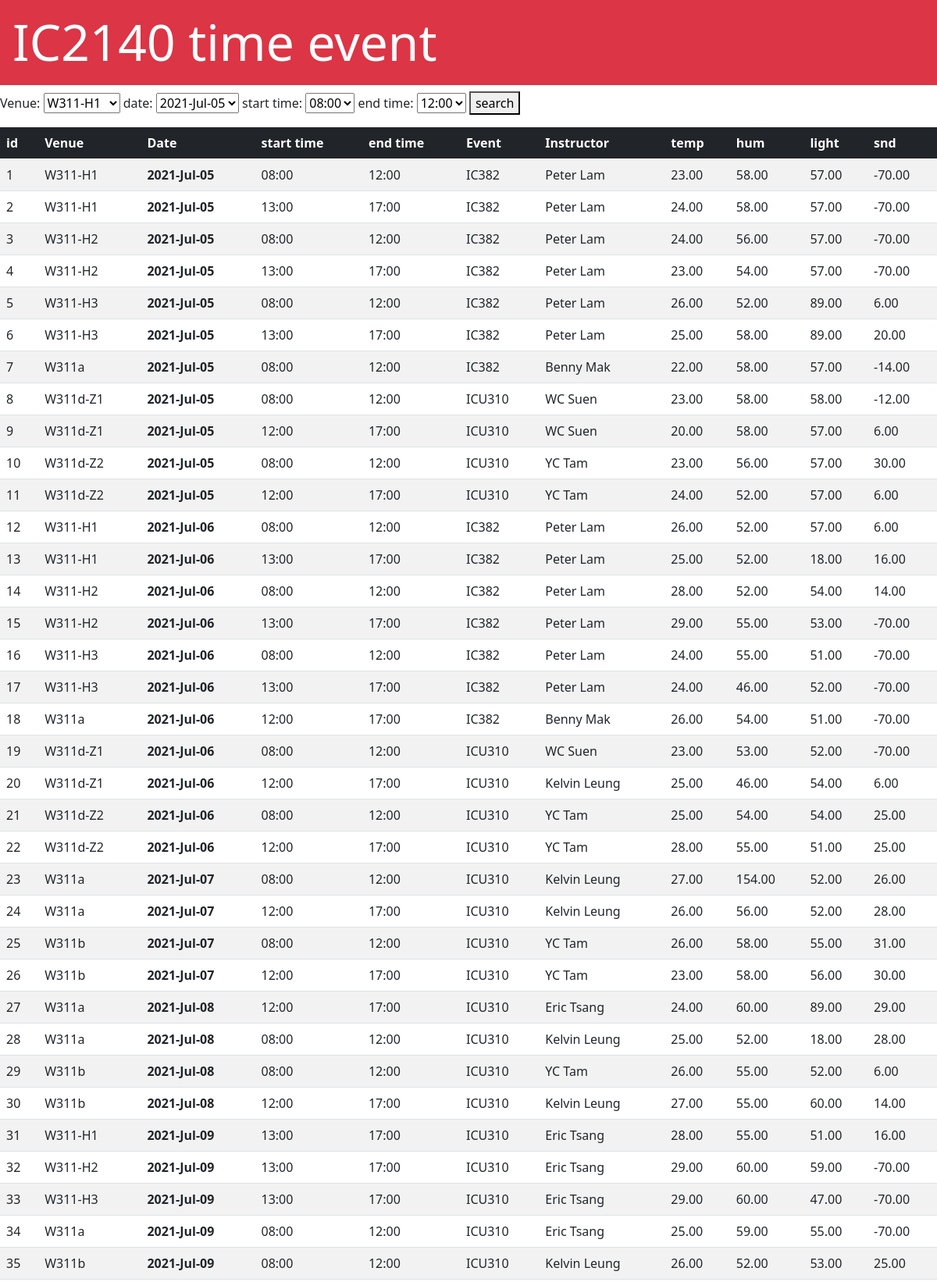
Screenshot of /timeevent/ (upper part) with the database file from the repository.
### iot/models.py (models this page shows, shortened)
class Venue_Event(models.Model):
    Venue = models.CharField(max_length = 10)
    Date = models.DateField()
    Timestart = models.TimeField()
    Timeend = models.TimeField()
    Event = models.CharField(max_length = 10)
    Instructor = models.CharField(max_length = 20)
    temp= models.DecimalField(decimal_places=2, max_digits=5)
    hum = models.DecimalField(decimal_places=2, max_digits=5)
    light= models.DecimalField(decimal_places=2, max_digits=5)
    snd=models.DecimalField(decimal_places=2, max_digits=5)

### timeevent/views.py (the view)
# urls.py: path('', views.index),
def index(request):
    iotevents = Event.objects.all()
    events = Venue_Event.objects.all() # date_created descending order
    venues = Venue_Event.objects.order_by().values('Venue').distinct()
    timestarts = Venue_Event.objects.order_by().values('Timestart').distinct()
    timeends= Venue_Event.objects.order_by().values('Timeend').distinct()
    dates = Venue_Event.objects.order_by().values('Date').distinct()
    context = {'events' : events,
    'venues': venues,
    'timestarts': timestarts,
    'timeends': timeends,
    'dates': dates,
    'iotevents' : iotevents,
    }
    return render(request, 'timeevent/index.html', context) # Pass the context to HTML template

### timeevent/templates/timeevent/index.html (shortened to what this page needs)
<!doctype html>
<HTML>
    <head>
        <link href="https://cdn.jsdelivr.net/npm/bootstrap@5.0.0/dist/css/bootstrap.mi
n.css" rel="stylesheet" integrity="sha384-
wEmeIV1mKuiNpC+IOBjI7aAzPcEZeedi5yW5f2yOq55WWLwNGmvvx4Um1vskeMj0" crossorigin=
"anonymous">
    </head>
    <body>
        <h1 class="display-3 p-3 mb-2 bg-danger text-white">IC2140 time event</h1>
        <p>
         Venue: <select name="venue" id="venue">
        {% for venue in venues %}
        <option >{{ venue.Venue }}</option>
        {% endfor %}
        </select>
        date: <select name="date" id="date">
            {% for date in dates %}
            <option >{{ date.Date|date:"Y-M-d"}}</option>
            {% endfor %}
            </select>
        start time: <select name="time_st" id="time_st">
            {% for timestart in timestarts %}
            <option >{{ timestart.Timestart|time:"H:i" }}</option>
            {% endfor %}
            </select>
            end time: <select name="time_ed" id="time_ed">
                {% for timeend in timeends %}
                <option >{{ timeend.Timeend|time:"H:i" }}</option>
                {% endfor %}
                </select>
        <button type="button" id = "search">search</button>
        </p>
        <table class="table table-striped table-hover">
        <thead class="table-dark">
        <tr>
          <th>id</th>
        <th>Venue</th>
            <th>Date</th>
            <th>start time</th>
        <th>end time </th>
        <th>Event</th>
        <th>Instructor</th>
        <th>temp</th>
        <th>hum</th>
        <th>light</th>
        <th>snd</th>
        </tr>
        </thead>
        <tbody id = "myTable">
        {% for event in events %}
        <tr>
          <td>{{ event.id }}</td>
        <td>{{ event.Venue }}</td>
        <td><strong>{{ event.Date|date:"Y-M-d"}}</strong></td>
        <td>{{ event.Timestart|time:"H:i"}}</td>
        <td>{{ event.Timeend|time:"H:i" }}</td>
        <td>{{ event.Event }}</td>
        <td>{{ event.Instructor }}</td>
        <td>{{ event.temp }}</td>
        <td>{{ event.hum }}</td>
        <td>{{ event.light }}</td>
        <td>{{ event.snd }}</td>
        </tr>
        {% endfor %}
        </tbody>
        </table>
        </body>
</HTML>

### rows the page displays
Venue_Event: id "1", Venue "W311-H1", Date "2021-Jul-05", Timestart "08:00", Timeend "12:00", Event "IC382", Instructor "Peter Lam", temp "23.00", hum "58.00", light "57.00", snd "-70.00"
Venue_Event: id "2", Venue "W311-H1", Date "2021-Jul-05", Timestart "13:00", Timeend "17:00", Event "IC382", Instructor "Peter Lam", temp "24.00", hum "58.00", light "57.00", snd "-70.00"
Venue_Event: id "3", Venue "W311-H2", Date "2021-Jul-05", Timestart "08:00", Timeend "12:00", Event "IC382", Instructor "Peter Lam", temp "24.00", hum "56.00", light "57.00", snd "-70.00"
Venue_Event: id "4", Venue "W311-H2", Date "2021-Jul-05", Timestart "13:00", Timeend "17:00", Event "IC382", Instructor "Peter Lam", temp "23.00", hum "54.00", light "57.00", snd "-70.00"
Venue_Event: id "5", Venue "W311-H3", Date "2021-Jul-05", Timestart "08:00", Timeend "12:00", Event "IC382", Instructor "Peter Lam", temp "26.00", hum "52.00", light "89.00", snd "6.00"
Venue_Event: id "6", Venue "W311-H3", Date "2021-Jul-05", Timestart "13:00", Timeend "17:00", Event "IC382", Instructor "Peter Lam", temp "25.00", hum "58.00", light "89.00", snd "20.00"
Venue_Event: id "7", Venue "W311a", Date "2021-Jul-05", Timestart "08:00", Timeend "12:00", Event "IC382", Instructor "Benny Mak", temp "22.00", hum "58.00", light "57.00", snd "-14.00"
Venue_Event: id "8", Venue "W311d-Z1", Date "2021-Jul-05", Timestart "08:00", Timeend "12:00", Event "ICU310", Instructor "WC Suen", temp "23.00", hum "58.00", light "58.00", snd "-12.00"
Venue_Event: id "9", Venue "W311d-Z1", Date "2021-Jul-05", Timestart "12:00", Timeend "17:00", Event "ICU310", Instructor "WC Suen", temp "20.00", hum "58.00", light "57.00", snd "6.00"
Venue_Event: id "10", Venue "W311d-Z2", Date "2021-Jul-05", Timestart "08:00", Timeend "12:00", Event "ICU310", Instructor "YC Tam", temp "23.00", hum "56.00", light "57.00", snd "30.00"
Venue_Event: id "11", Venue "W311d-Z2", Date "2021-Jul-05", Timestart "12:00", Timeend "17:00", Event "ICU310", Instructor "YC Tam", temp "24.00", hum "52.00", light "57.00", snd "6.00"
Venue_Event: id "12", Venue "W311-H1", Date "2021-Jul-06", Timestart "08:00", Timeend "12:00", Event "IC382", Instructor "Peter Lam", temp "26.00", hum "52.00", light "57.00", snd "6.00"
Venue_Event: id "13", Venue "W311-H1", Date "2021-Jul-06", Timestart "13:00", Timeend "17:00", Event "IC382", Instructor "Peter Lam", temp "25.00", hum "52.00", light "18.00", snd "16.00"
Venue_Event: id "14", Venue "W311-H2", Date "2021-Jul-06", Timestart "08:00", Timeend "12:00", Event "IC382", Instructor "Peter Lam", temp "28.00", hum "52.00", light "54.00", snd "14.00"
Venue_Event: id "15", Venue "W311-H2", Date "2021-Jul-06", Timestart "13:00", Timeend "17:00", Event "IC382", Instructor "Peter Lam", temp "29.00", hum "55.00", light "53.00", snd "-70.00"
Venue_Event: id "16", Venue "W311-H3", Date "2021-Jul-06", Timestart "08:00", Timeend "12:00", Event "IC382", Instructor "Peter Lam", temp "24.00", hum "55.00", light "51.00", snd "-70.00"
Venue_Event: id "17", Venue "W311-H3", Date "2021-Jul-06", Timestart "13:00", Timeend "17:00", Event "IC382", Instructor "Peter Lam", temp "24.00", hum "46.00", light "52.00", snd "-70.00"
Venue_Event: id "18", Venue "W311a", Date "2021-Jul-06", Timestart "12:00", Timeend "17:00", Event "IC382", Instructor "Benny Mak", temp "26.00", hum "54.00", light "51.00", snd "-70.00"
Venue_Event: id "19", Venue "W311d-Z1", Date "2021-Jul-06", Timestart "08:00", Timeend "12:00", Event "ICU310", Instructor "WC Suen", temp "23.00", hum "53.00", light "52.00", snd "-70.00"
Venue_Event: id "20", Venue "W311d-Z1", Date "2021-Jul-06", Timestart "12:00", Timeend "17:00", Event "ICU310", Instructor "Kelvin Leung", temp "25.00", hum "46.00", light "54.00", snd "6.00"
Venue_Event: id "21", Venue "W311d-Z2", Date "2021-Jul-06", Timestart "08:00", Timeend "12:00", Event "ICU310", Instructor "YC Tam", temp "25.00", hum "54.00", light "54.00", snd "25.00"
Venue_Event: id "22", Venue "W311d-Z2", Date "2021-Jul-06", Timestart "12:00", Timeend "17:00", Event "ICU310", Instructor "YC Tam", temp "28.00", hum "55.00", light "51.00", snd "25.00"
Venue_Event: id "23", Venue "W311a", Date "2021-Jul-07", Timestart "08:00", Timeend "12:00", Event "ICU310", Instructor "Kelvin Leung", temp "27.00", hum "154.00", light "52.00", snd "26.00"
Venue_Event: id "24", Venue "W311a", Date "2021-Jul-07", Timestart "12:00", Timeend "17:00", Event "ICU310", Instructor "Kelvin Leung", temp "26.00", hum "56.00", light "52.00", snd "28.00"
Venue_Event: id "25", Venue "W311b", Date "2021-Jul-07", Timestart "08:00", Timeend "12:00", Event "ICU310", Instructor "YC Tam", temp "26.00", hum "58.00", light "55.00", snd "31.00"
Venue_Event: id "26", Venue "W311b", Date "2021-Jul-07", Timestart "12:00", Timeend "17:00", Event "ICU310", Instructor "YC Tam", temp "23.00", hum "58.00", light "56.00", snd "30.00"
Venue_Event: id "27", Venue "W311a", Date "2021-Jul-08", Timestart "12:00", Timeend "17:00", Event "ICU310", Instructor "Eric Tsang", temp "24.00", hum "60.00", light "89.00", snd "29.00"
Venue_Event: id "28", Venue "W311a", Date "2021-Jul-08", Timestart "08:00", Timeend "12:00", Event "ICU310", Instructor "Kelvin Leung", temp "25.00", hum "52.00", light "18.00", snd "28.00"
Venue_Event: id "29", Venue "W311b", Date "2021-Jul-08", Timestart "08:00", Timeend "12:00", Event "ICU310", Instructor "YC Tam", temp "26.00", hum "55.00", light "52.00", snd "6.00"
Venue_Event: id "30", Venue "W311b", Date "2021-Jul-08", Timestart "12:00", Timeend "17:00", Event "ICU310", Instructor "Kelvin Leung", temp "27.00", hum "55.00", light "60.00", snd "14.00"
Venue_Event: id "31", Venue "W311-H1", Date "2021-Jul-09", Timestart "13:00", Timeend "17:00", Event "ICU310", Instructor "Eric Tsang", temp "28.00", hum "55.00", light "51.00", snd "16.00"
Venue_Event: id "32", Venue "W311-H2", Date "2021-Jul-09", Timestart "13:00", Timeend "17:00", Event "ICU310", Instructor "Eric Tsang", temp "29.00", hum "60.00", light "59.00", snd "-70.00"
Venue_Event: id "33", Venue "W311-H3", Date "2021-Jul-09", Timestart "13:00", Timeend "17:00", Event "ICU310", Instructor "Eric Tsang", temp "29.00", hum "60.00", light "47.00", snd "-70.00"
Venue_Event: id "34", Venue "W311a", Date "2021-Jul-09", Timestart "08:00", Timeend "12:00", Event "ICU310", Instructor "Eric Tsang", temp "25.00", hum "59.00", light "55.00", snd "-70.00"
Venue_Event: id "35", Venue "W311b", Date "2021-Jul-09", Timestart "08:00", Timeend "12:00", Event "ICU310", Instructor "Kelvin Leung", temp "26.00", hum "52.00", light "53.00", snd "25.00"

### other values shown
form field venue "W311-H1"
form field date "2021-Jul-05"
form field time_st "08:00"
form field time_ed "12:00"
